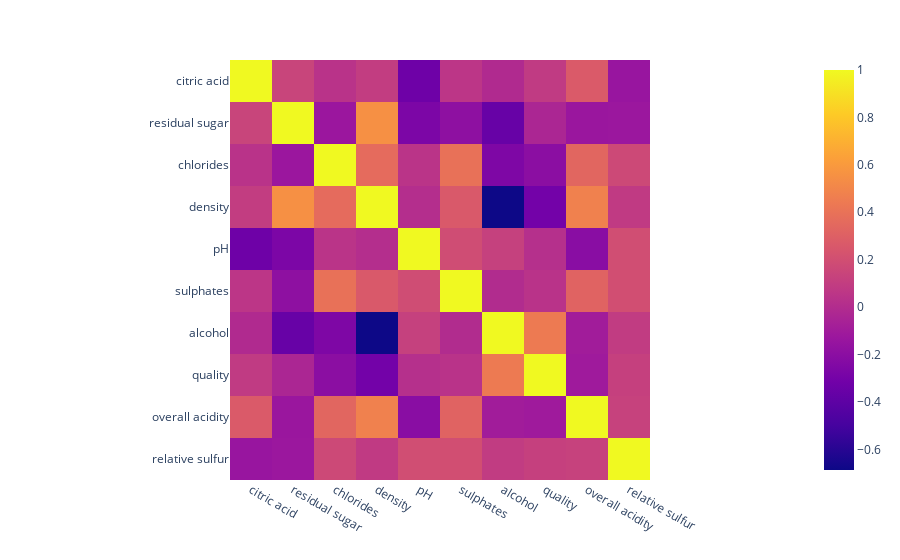

Notebook code cell kept with this figure:
### Code cell
fig = px.imshow(df.corr())
fig.show()

### Figure 1 — Plotly figure (JSON) as saved in the notebook; plotly's stock layout.template omitted (floating-point values rounded to 4 significant figures)
{"data": [{"coloraxis": "coloraxis", "hovertemplate": "x: %{x}<br>y: %{y}<br>color: %{z}<extra></extra>", "name": "0", "type": "heatmap", "x": ["citric acid", "residual sugar", "chlorides", "density", "pH", "sulphates", "alcohol", "quality", "overall acidity", "relative sulfur"], "xaxis": "x", "y": ["citric acid", "residual sugar", "chlorides", "density", "pH", "sulphates", "alcohol", "quality", "overall acidity", "relative sulfur"], "yaxis": "y", "z": [[1, 0.1424, 0.03925, 0.09629, -0.3284, 0.05765, -0.01042, 0.0857, 0.2662, -0.1418], [0.1424, 1, -0.1289, 0.5525, -0.2668, -0.1857, -0.3595, -0.03694, -0.1325, -0.128], [0.03925, -0.1289, 1, 0.3626, 0.04488, 0.3952, -0.2569, -0.2007, 0.3344, 0.1696], [0.09629, 0.5525, 0.3626, 1, 0.01192, 0.2594, -0.6867, -0.3059, 0.4765, 0.083], [-0.3284, -0.2668, 0.04488, 0.01192, 1, 0.191, 0.1209, 0.01935, -0.2113, 0.1983], [0.05765, -0.1857, 0.3952, 0.2594, 0.191, 1, -0.003261, 0.03877, 0.3174, 0.1989], [-0.01042, -0.3595, -0.2569, -0.6867, 0.1209, -0.003261, 1, 0.4443, -0.09711, 0.0906], [0.0857, -0.03694, -0.2007, -0.3059, 0.01935, 0.03877, 0.4443, 1, -0.1067, 0.1163], [0.2662, -0.1325, 0.3344, 0.4765, -0.2113, 0.3174, -0.09711, -0.1067, 1, 0.128], [-0.1418, -0.128, 0.1696, 0.083, 0.1983, 0.1989, 0.0906, 0.1163, 0.128, 1]]}], "layout": {"coloraxis": {"colorscale": [[0, "#0d0887"], [0.1111, "#46039f"], [0.2222, "#7201a8"], [0.3333, "#9c179e"], [0.4444, "#bd3786"], [0.5556, "#d8576b"], [0.6667, "#ed7953"], [0.7778, "#fb9f3a"], [0.8889, "#fdca26"], [1, "#f0f921"]]}, "margin": {"t": 60}, "xaxis": {"anchor": "y", "constrain": "domain", "domain": [0, 1], "scaleanchor": "y"}, "yaxis": {"anchor": "x", "autorange": "reversed", "constrain": "domain", "domain": [0, 1]}}}
